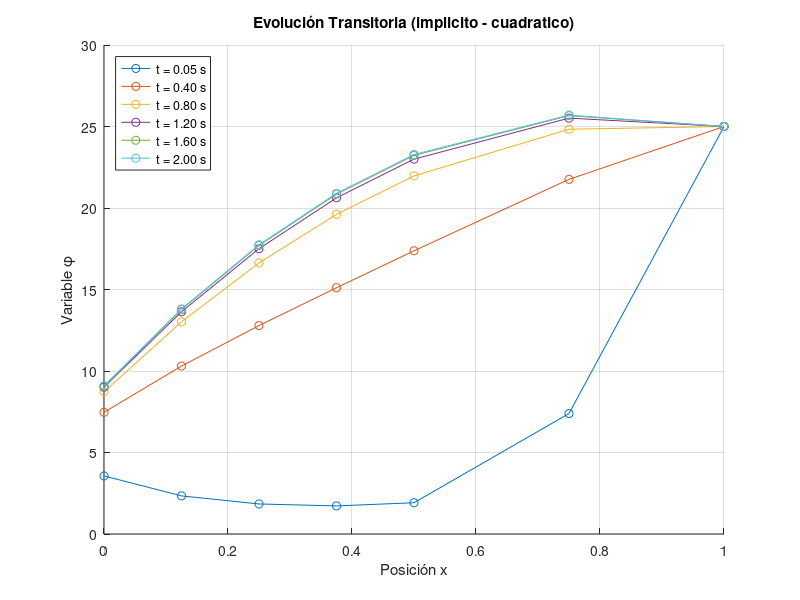

MATLAB code for this plot:
% =========================================================================
% Código 1D de Elementos Finitos (Galerkin) en GNU Octave
% Soporta elementos lineales (2 nodos) y cuadráticos (3 nodos)
% Soporta término fuente G(x) variable
% Condiciones de borde: Dirichlet, Neumann y Robin
% Simulación estacionaria o transitoria (Euler explícito/implícito)
% =========================================================================

clear all; close all; clc;

% -------------------------------------------------------------------------
% 1. CONFIGURACIÓN DEL TIPO DE ELEMENTO Y LA MALLA
% -------------------------------------------------------------------------
tipo_elemento = 'cuadratico'; % Opciones: 'lineal', 'cuadratico'

% Para elementos cuadráticos, los nodos intermedios deben estar en el punto
% medio geométrico de cada elemento para que las matrices elementales
% cuadráticas usadas en este programa sean válidas.
X = [0.0, 0.125, 0.25, 0.375, 0.5, 0.75, 1.0];
Nnodos = length(X);

% Cálculo de la cantidad de elementos según el tipo elegido
if strcmp(tipo_elemento, 'lineal')
    Nelem = Nnodos - 1;
elseif strcmp(tipo_elemento, 'cuadratico')
    if mod(Nnodos, 2) == 0
        error('Para elementos cuadráticos, el número total de nodos de X debe ser impar.');
    end
    Nelem = (Nnodos - 1) / 2;
else
    error('Tipo de elemento no soportado. Elija "lineal" o "cuadratico".');
end

% Validar que las coordenadas estén estrictamente ordenadas
if any(diff(X) <= 0)
    error('Las coordenadas de X deben ser estrictamente crecientes.');
end

% -------------------------------------------------------------------------
% 2. PARÁMETROS DEL PROBLEMA FÍSICO
% -------------------------------------------------------------------------
k     = 1.0;   % Coeficiente de difusión/conductividad
c     = 0.0;   % Coeficiente de reacción
rhoCp = 2.0;   % Capacidad temporal (rho * Cp), usada en transitorio

% Término fuente G(x)
G_func = @(x) 50.0;

% -------------------------------------------------------------------------
% 3. CONFIGURACIÓN DE CONDICIONES DE BORDE
% -------------------------------------------------------------------------
% Tipos soportados: 'dirichlet', 'neumann', 'robin'
%
% Convención de signos:
% - Neumann: cb_valor1 representa k * d(phi)/dn, con n normal exterior.
% - Robin: -k*d(phi)/dn = h*(phi - phi_infinito).

cb_izq_tipo   = 'robin';
cb_izq_valor1 = 10;   % h (Robin), k*d(phi)/dn (Neumann) o phi (Dirichlet)
cb_izq_valor2 = 5;    % phi_infinito (Robin)

cb_der_tipo   = 'dirichlet';
cb_der_valor1 = 25;   % Valor fijo de Dirichlet
cb_der_valor2 = 0;    % No aplica

% -------------------------------------------------------------------------
% 4. CONFIGURACIÓN DE LA SIMULACIÓN
% -------------------------------------------------------------------------
tipo_simulacion = 'transitorio'; % 'estacionario' o 'transitorio'
metodo_temporal = 'implicito';   % 'explicito' o 'implicito'
t_final   = 2.0;
dt        = 0.05;
T_inicial = 0.0;

% -------------------------------------------------------------------------
% 5. INICIALIZACIÓN Y ENSAMBLE DE MATRICES
% -------------------------------------------------------------------------
K = zeros(Nnodos, Nnodos); % Difusión
M = zeros(Nnodos, Nnodos); % Reacción
C = zeros(Nnodos, Nnodos); % Capacidad temporal (matriz de masa)
F = zeros(Nnodos, 1);      % Fuente

for e = 1:Nelem

    if strcmp(tipo_elemento, 'lineal')
        % --- FORMULACIÓN LINEAL (2 NODOS) ---
        n1 = e;
        n2 = e + 1;
        he = X(n2) - X(n1);
        indices = [n1, n2];

        Ke = (k / he) * [1, -1; -1, 1];
        Me = (c * he / 6) * [2, 1; 1, 2];
        Ce = (rhoCp * he / 6) * [2, 1; 1, 2];

        % Fuente integrada con interpolación lineal de los valores nodales
        G1 = G_func(X(n1));
        G2 = G_func(X(n2));
        Fe = (he / 6) * [2, 1; 1, 2] * [G1; G2];

    elseif strcmp(tipo_elemento, 'cuadratico')
        % --- FORMULACIÓN CUADRÁTICA (3 NODOS) ---
        n1 = 2*e - 1;
        n2 = 2*e;
        n3 = 2*e + 1;
        he = X(n3) - X(n1); % Longitud total del elemento
        indices = [n1, n2, n3];

        % Estas matrices suponen que X(n2) = (X(n1) + X(n3))/2.
        % La malla X definida arriba cumple esta condición en cada elemento.
        Ke = (k / (3 * he)) * [ 7, -8,  1;
                               -8, 16, -8;
                                1, -8,  7 ];

        Me = (c * he / 30) * [ 4,  2, -1;
                               2, 16,  2;
                              -1,  2,  4 ];

        Ce = (rhoCp * he / 30) * [ 4,  2, -1;
                                   2, 16,  2;
                                  -1,  2,  4 ];

        % Fuente interpolada cuadráticamente sobre los tres nodos
        G1 = G_func(X(n1));
        G2 = G_func(X(n2));
        G3 = G_func(X(n3));
        Fe = (he / 30) * [ 4,  2, -1;
                           2, 16,  2;
                          -1,  2,  4 ] * [G1; G2; G3];
    end

    % Ensamble global
    K(indices, indices) = K(indices, indices) + Ke;
    M(indices, indices) = M(indices, indices) + Me;
    C(indices, indices) = C(indices, indices) + Ce;
    F(indices) = F(indices) + Fe;
end

A_global = K + M;
b_global = F;

% -------------------------------------------------------------------------
% 6. APLICACIÓN DE CONDICIONES DE NEUMANN Y ROBIN
% -------------------------------------------------------------------------
H = zeros(Nnodos, Nnodos);
Q = zeros(Nnodos, 1);

if strcmp(cb_izq_tipo, 'neumann')
    Q(1) = Q(1) + cb_izq_valor1;
elseif strcmp(cb_izq_tipo, 'robin')
    H(1, 1) = H(1, 1) + cb_izq_valor1;
    Q(1)    = Q(1) + cb_izq_valor1 * cb_izq_valor2;
end

if strcmp(cb_der_tipo, 'neumann')
    Q(Nnodos) = Q(Nnodos) + cb_der_valor1;
elseif strcmp(cb_der_tipo, 'robin')
    H(Nnodos, Nnodos) = H(Nnodos, Nnodos) + cb_der_valor1;
    Q(Nnodos)         = Q(Nnodos) + cb_der_valor1 * cb_der_valor2;
end

A_global = A_global + H;
b_global = b_global + Q;

% -------------------------------------------------------------------------
% 6.1. CONTROL DEL PASO TEMPORAL PARA EULER EXPLÍCITO
% -------------------------------------------------------------------------
% La fórmula dt <= dx^2/(2*alpha) corresponde a diferencias finitas 1D
% explícitas con malla uniforme. Aquí se usa dx_min como cota conservadora
% orientativa porque la malla no es uniforme y el método espacial es FEM.
%
% Para FEM también se calcula el límite espectral de Euler hacia adelante:
% dt <= 2/lambda_max, donde A*v = lambda*C*v sobre los grados de libertad
% que no están fijados por condiciones Dirichlet.
%
% Se toma el menor de ambos límites con un margen de seguridad del 10 %.
if strcmp(tipo_simulacion, 'transitorio') && strcmp(metodo_temporal, 'explicito')
    if k <= 0 || rhoCp <= 0
        error('Para estimar la estabilidad explícita, k y rhoCp deben ser positivos.');
    end

    alpha = k / rhoCp;
    dx_min = min(diff(X));
    dt_limite_dif_fin = dx_min^2 / (2 * alpha);

    grados_libres = 1:Nnodos;
    if strcmp(cb_izq_tipo, 'dirichlet')
        grados_libres(grados_libres == 1) = [];
    end
    if strcmp(cb_der_tipo, 'dirichlet')
        grados_libres(grados_libres == Nnodos) = [];
    end

    if isempty(grados_libres)
        error('No hay grados de libertad libres para calcular el límite de estabilidad FEM.');
    end

    A_libre = A_global(grados_libres, grados_libres);
    C_libre = C(grados_libres, grados_libres);
    autovalores = eig(A_libre, C_libre);
    lambda_max = max(real(autovalores));

    if isempty(lambda_max) || ~isfinite(lambda_max) || lambda_max <= 0
        error('No se pudo calcular un límite de estabilidad explícita válido a partir de las matrices FEM.');
    end

    dt_limite_fem = 2 / lambda_max;
    factor_seguridad = 0.90;
    dt_recomendado = factor_seguridad * min(dt_limite_dif_fin, dt_limite_fem);

    fprintf('\n--- Control de estabilidad de Euler explicito ---\n');
    fprintf('Difusividad termica alpha = %.8g\n', alpha);
    fprintf('Espaciamiento minimo dx_min = %.8g\n', dx_min);
    fprintf('Limite orientativo por formula de diferencias finitas = %.8g s\n', dt_limite_dif_fin);
    fprintf('Limite espectral calculado para FEM = %.8g s\n', dt_limite_fem);
    fprintf('Paso maximo recomendado (margen del 10%%) = %.8g s\n', dt_recomendado);

    if dt > dt_recomendado
        fprintf('El dt solicitado (%.8g s) supera el recomendado; se ajusta a %.8g s.\n', dt, dt_recomendado);
        dt = dt_recomendado;
    else
        fprintf('El dt solicitado (%.8g s) cumple el limite recomendado.\n', dt);
    end
    fprintf('------------------------------------------------\n\n');
end

% -------------------------------------------------------------------------
% 7. RESOLUCIÓN SEGÚN EL TIPO DE SIMULACIÓN
% -------------------------------------------------------------------------
if strcmp(tipo_simulacion, 'estacionario')
    A_eff = A_global;
    b_eff = b_global;

    if strcmp(cb_izq_tipo, 'dirichlet')
        A_eff(1, :) = 0;
        A_eff(1, 1) = 1;
        b_eff(1) = cb_izq_valor1;
    end
    if strcmp(cb_der_tipo, 'dirichlet')
        A_eff(Nnodos, :) = 0;
        A_eff(Nnodos, Nnodos) = 1;
        b_eff(Nnodos) = cb_der_valor1;
    end

    T = A_eff \ b_eff;

    figure('Name', 'FEM 1D - Estacionario');
    plot(X, T, '-o', 'LineWidth', 2, 'MarkerFaceColor', 'b');
    title(sprintf('Solución Estacionaria (Elementos: %s)', tipo_elemento));
    xlabel('Posición x'); ylabel('Variable \phi');
    grid on;

elseif strcmp(tipo_simulacion, 'transitorio')
    pasos = ceil(t_final / dt); % Se mantiene el comportamiento original solicitado
    T = ones(Nnodos, 1) * T_inicial;

    % Imponer Dirichlet en la condición inicial, antes del primer paso temporal
    if strcmp(cb_izq_tipo, 'dirichlet')
        T(1) = cb_izq_valor1;
    end
    if strcmp(cb_der_tipo, 'dirichlet')
        T(Nnodos) = cb_der_valor1;
    end

    if strcmp(metodo_temporal, 'explicito')
        Mat_LHS = C;
        Mat_RHS = C - dt * A_global;
    elseif strcmp(metodo_temporal, 'implicito')
        Mat_LHS = C + dt * A_global;
        Mat_RHS = C;
    else
        error('Método temporal no reconocido. Use "explicito" o "implicito".');
    end

    % Aplicar Dirichlet en el sistema temporal
    if strcmp(cb_izq_tipo, 'dirichlet')
        Mat_LHS(1, :) = 0;
        Mat_LHS(1, 1) = 1;
    end
    if strcmp(cb_der_tipo, 'dirichlet')
        Mat_LHS(Nnodos, :) = 0;
        Mat_LHS(Nnodos, Nnodos) = 1;
    end

    figure('Name', 'FEM 1D - Transitorio');
    hold on; grid on;
    xlabel('Posición x'); ylabel('Variable \phi');
    title(sprintf('Evolución Transitoria (%s - %s)', metodo_temporal, tipo_elemento));

    for n = 1:pasos
        b_eff = Mat_RHS * T + dt * b_global;

        if strcmp(cb_izq_tipo, 'dirichlet')
            b_eff(1) = cb_izq_valor1;
        end
        if strcmp(cb_der_tipo, 'dirichlet')
            b_eff(Nnodos) = cb_der_valor1;
        end

        T_new = Mat_LHS \ b_eff;
        T = T_new;

        if mod(n, max(1, ceil(pasos/5))) == 0 || n == 1
            plot(X, T, '-o', 'DisplayName', sprintf('t = %.2f s', n*dt));
        end
    end

    legend('Location', 'northwest');
    hold off;
else
    error('Tipo de simulación no reconocido. Use "estacionario" o "transitorio".');
end
